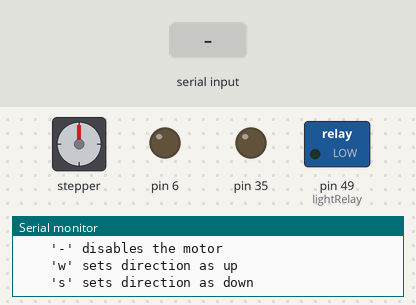
Recording of a sketch running on a simulated Arduino Mega 2560, built with avr-gcc and run on an emulated ATmega2560. On the bench: stepper motor, switched loads named in the sketch (green lamp = pin HIGH), output pins drawn as LEDs (lit = HIGH), the last lines printed to the serial monitor. Wiring (inferred from the names in the program): stepper motor driver (200 steps per turn assumed): step pin 11; direction pin 10; enable pin 12. The inputs (shaded band) are chosen by the test bench. The modem accepts every AT command (registered, SIM ready, sends succeed) and sends nothing else; pins used as bus, display or sensor lines are not drawn.

Above: at 1.3 s.
1.4 s: "+" received over Serial
At 1.55 s:
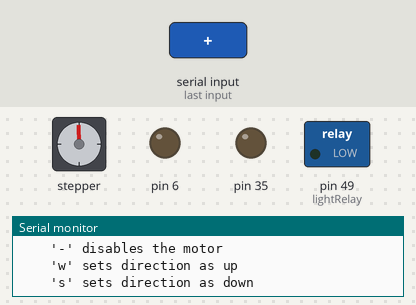
At 2.15 s:
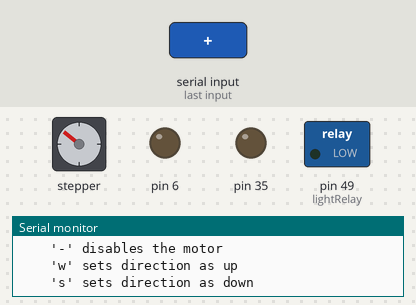
4.4 s: "0" received over Serial
At 4.55 s:
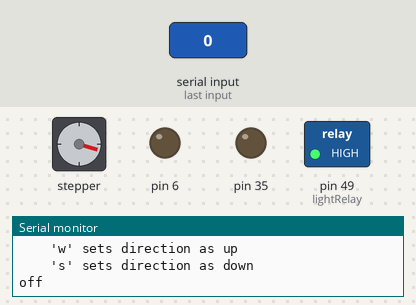
7.4 s: byte 54 ('6') received over Serial
10.4 s: byte 55 ('7') received over Serial
13.4 s: byte 56 ('8') received over Serial
16.4 s: byte 99 ('c') received over Serial
At 16.55 s:
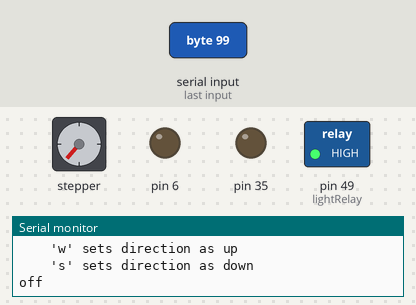
Timing chart, 0 to 32.3 s (numbered marks = the images above; inputs shaded):
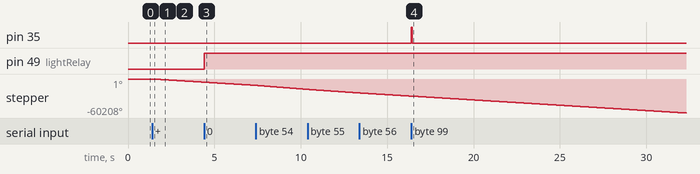

Measured:
- after the input at 1.4 s, stepper: keeps turning counter-clockwise at about 1883°/s, starting at once
- after the input at 4.4 s, pin 49 (lightRelay): LOW → HIGH at once
- after the input at 16.4 s, pin 35: LOW → HIGH at once, → LOW 0.05 s later

The sketch:

MashUp.ino
```cpp
 //{----------------------Libraries ---------------------------------------------------

//libraries for temperature sensor
#include <OneWire.h>
#include <DallasTemperature.h>

//libraries for EC sensor
#include "DFRobot_EC.h"
#include <EEPROM.h>

//library for talking to wifi module over serial without disrupting serial to arduino. This is needed for using Arduino Uno
//#include <SoftwareSerial.h>
//}

//{----------------------------SENSORS & WIFI-------------------------------------------------

//pins for software serial connection, again, only for Arduino Uno
//#define RX 10
//#define TX 11

//pin for temperature sensor
#define ONE_WIRE_BUS 7

//info for pH probe
#define pHPin A0

//Pin for EC probe
#define ECPIN A1

//info for wifi module
String AP = "aquabot";       // SSID Name
String PASS = "roboponics"; // Network Password
String API = "O46TGAFOY3QTK7GK"; //Get this from ThingSpeak.com
String HOST = "api.thingspeak.com";
String PORT = "80";
String Temperature = "field1"; //This can be configured on ThingSpeak.com
String pH = "field2";
String EC = "field3";
//SoftwareSerial esp8266(RX,TX); //Needed for Arduino Uno

//This is used for establishing communication with the ec sensor
DFRobot_EC ec;

// Setup a oneWire instance to communicate with any OneWire devices
OneWire oneWire(ONE_WIRE_BUS);

// Pass our oneWire reference to Dallas Temperature.
DallasTemperature sensors(&oneWire);

//variables for communicating with the wifi module
int countTrueCommand;
int countTimeCommand;
boolean found = false;
//}

//{-----------------------------STEPPER-----------------------------------------------------------------

//The motor is controlled through these 3 pins
int PUL=11; //define Pulse pin
int DIR=10; //define Direction pin
int ENA=12; //define Enable Pin

//The delayTime is the time (in microseconds) between steps
int delayTime = 800; //between 0 and 32767
//pulseWidth is the time (in microseconds) it waits for the motor to make a step
int pulseWidth = 50; //this should be kept constant
//}

//{------------------------------TIME---------------------------------------------------------------------------------------------------------------
unsigned long timeNow = 0;
unsigned long timeLast = 0;

//Time start Settings:

int startingHour = 10; // set your starting hour here, not below at int hour. This ensures accurate daily correction of time
int seconds = 0;
int minutes = 55;
int hours = startingHour;
int days = 0;

//Accuracy settings

int dailyErrorFast = 0; // set the average number of milliseconds your microcontroller's time is fast on a daily basis
int dailyErrorBehind = 0; // set the average number of milliseconds your microcontroller's time is behind on a daily basis

int correctedToday = 1; // do not change this variable, one means that the time has already been corrected today for the error in your boards crystal. This is true for the first day because you just set the time when you uploaded the sketch.
//}

//{------------------------LIGHTS---------------------------------------------------------------------------------------------------
//Time setting for Lights
int hourLightsOn = 7; //this is 24 hour time
int minuteLightsOn = 0;
int hourLightsOff = 1; //this is 24 hour time
int minuteLightsOff = 0;

//Pin Definitions
const int lightRelay = 49;
//}

//{----------------------SETUP-----------------------------------------------------------------------------
void setup() {
	Serial.begin(9600);
	Serial2.begin(115200); //Change Serial2 to ESP8266 for Arduino Uno throughout code

	Serial.println("Connecting to Access Point");
	sendCommand("AT",5,"OK");
	sendCommand("AT+CWMODE=1",5,"OK");
	sendCommand("AT+CWJAP=\""+ AP +"\",\""+ PASS +"\"",20,"OK");


	pinMode(lightRelay,OUTPUT);
	digitalWrite(lightRelay,LOW); //turn lights on

	Serial.println("Serial Commands");
	Serial.println("    '0' turns lights off");
	Serial.println("    '1' turns lights on");

	pinMode (PUL, OUTPUT);
	pinMode (DIR, OUTPUT);
	pinMode (ENA, OUTPUT);

	//this is for adding a button
	pinMode (6, OUTPUT);
	pinMode(5,INPUT_PULLUP);
	digitalWrite(6,LOW);

  pinMode(35,OUTPUT);
  digitalWrite(35,LOW);

	digitalWrite(ENA,HIGH) ; //pull low to enable the motor
  digitalWrite(4,HIGH);

	ec.begin();
	sensors.begin(); //this is the one wire bus that can connect more sensors

	Serial.println("Serial Commands for Stepper Control:");
	Serial.println("    '+' enables the motor");
	Serial.println("    '-' disables the motor");
	Serial.println("    'w' sets direction as up");
	Serial.println("    's' sets direction as down");
}

//}

//{-------------------LOOP----------------------------------------------------------------
void loop() {
	handleSerial();
	updateTime();
	checkLights();
	handleSerial();
	//detectCollision();
	stepMotor();

	/*
	float tempData = getTempData();
	Serial.println("Temperature reading is " + String(tempData) + " degrees Celsius.");

	handleSerial();

	float pHData = getpHData(pHPin);
	Serial.println("pH reading is " + String(pHData));

	handleSerial();

	float ECData = getECData(tempData, ECPIN);
	Serial.println("EC reading is " + String(ECData) + " ms/cm");
*/
	handleSerial();

	/*
	uploadToThingSpeak(tempData, Temperature,API,HOST);
	uploadToThingSpeak(pHData,pH,API,HOST);
	uploadToThingSpeak(ECData,EC,API,HOST);
	*/
}

//}

//---------------FUNCTION DEFINTIONS--------------------------------------------
void checkLights() {
  if (hours == hourLightsOn && minutes == minuteLightsOn) {
    digitalWrite(lightRelay,LOW); //turn lights on
  }

  if (hours == hourLightsOff && minutes == minuteLightsOff) {
    digitalWrite(lightRelay,HIGH); //turn lights off
  }
}

void updateTime(){
  timeNow = millis()/1000; // the number of milliseconds that have passed since boot
  seconds = timeNow - timeLast;//the number of seconds that have passed since the last time 60 seconds was reached.

  if (seconds == 60) {
    timeLast = timeNow;
    minutes = minutes + 1;
  }

  //if one minute has passed, start counting milliseconds from zero again and add one minute to the clock.

  if (minutes == 60){
    minutes = 0;
    hours = hours + 1;
  }

  // if one hour has passed, start counting minutes from zero and add one hour to the clock

  if (hours == 24){
    hours = 0;
    days = days + 1;
    }

    //if 24 hours have passed , add one day

  if (hours ==(24 - startingHour) && correctedToday == 0){
    delay(dailyErrorFast*1000);
    seconds = seconds + dailyErrorBehind;
    correctedToday = 1;
  }

  //every time 24 hours have passed since the initial starting time and it has not been reset this day before, add milliseconds or delay the progran with some milliseconds.
  //Change these varialbes according to the error of your board.
  // The only way to find out how far off your boards internal clock is, is by uploading this sketch at exactly the same time as the real time, letting it run for a few days
  // and then determine how many seconds slow/fast your boards internal clock is on a daily average. (24 hours).

  if (hours == 24 - startingHour + 2) {
    correctedToday = 0;
  }

  //let the sketch know that a new day has started for what concerns correction, if this line was not here the arduiono
  // would continue to correct for an entire hour that is 24 - startingHour.


  //Serial.print("The time is:           ");
  //Serial.print(days);
	//Serial.print(":");
  //Serial.print(hours);
  //Serial.print(":");
  //Serial.print(minutes);
  //Serial.print(":");
  //Serial.println(seconds);
}


void stepMotor(){
	digitalWrite(PUL,HIGH);
	delayMicroseconds(pulseWidth);
	digitalWrite(PUL,LOW);
	delayMicroseconds(delayTime);
}

void detectCollision() {
	if (digitalRead(5) == LOW) {
		Serial.println("object detected!");
		digitalWrite(DIR, !digitalRead(DIR));
		while (digitalRead(5) == LOW){
			stepMotor();
		}
		Serial.println("object cleared!");
		Serial.println();
	}
}


//-------------------getTempData()-------------------------------------------------------
float getTempData(){
	//Serial.println("requesting temperature...");
	sensors.requestTemperatures();
	float temp = sensors.getTempCByIndex(0);
	Serial.println("Temperature is " + String(temp) + " degrees Celsius.");
	return temp;
}

//------------------getpHData()---------------------------------------------------------
float getpHData(const int pHPin) {
  return 7.0;
}
//------------------getECData()---------------------------------------------------------
float getECData(float temperature, int EC_PIN) {
	float voltage,ecValue = 668;
	static unsigned long timepoint = millis();
    voltage = analogRead(EC_PIN)/1024.0*5000;   // read the voltage
    ecValue =  ec.readEC(voltage,temperature);  // convert voltage to EC with temperature compensation
    ec.calibration(voltage,temperature);          // calibration process by Serail CMD
	return ecValue;
}

//----------------sendCommand-----------------------------------------------------------
void sendCommand(String command, int maxTime, char readReplay[]) {

	//Serial.print(countTrueCommand);
	//Serial.print(". at command => ");
	//Serial.print(command);
	//Serial.print(" ");
	while(countTimeCommand < (maxTime*1))
	{
		Serial2.println(command);//at+cipsend
		if(Serial2.find(readReplay))//ok
		{
			found = true;
			break;
		}

		countTimeCommand++;
	}

	if(found == true)
	{
		//Serial.println("OYI");
		countTrueCommand++;
		countTimeCommand = 0;
	}

	if(found == false)
	{
		//Serial.println("Fail");
		countTrueCommand = 0;
		countTimeCommand = 0;
	}

	found = false;
}

//----------------uploadToThingSpeak-----------------------------------------------------------

bool uploadToThingSpeak(int sensorValue, String field, String API, String HOST) {
	//This (below) will help understand the AT Commands, use a serial monitor to send commands directly to ESP8266
	//https://room-15.github.io/blog/2015/03/26/esp8266-at-command-reference/#AT+CIPSEND

	String getData = "GET /update?api_key="+ API +"&"+ field +"="+String(sensorValue);
	sendCommand("AT+CIPMUX=1",5,"OK"); //enables multiple connections (MAX 4)
	sendCommand("AT+CIPSTART=0,\"TCP\",\""+ HOST +"\","+ PORT,15,"OK"); //connects to the ThingSpeak server
	sendCommand("AT+CIPSEND=0," +String(getData.length()+4),4,">"); //sends length of data to be sent
	Serial2.println(getData);delay(1500);countTrueCommand++; //this actually sends the data
	sendCommand("AT+CIPCLOSE=0",5,"OK"); //closes connection
}

//----------------handleSerial-----------------------------------------------------------

void handleSerial() {
  while (Serial.available() > 0) {
    char incomingCharacter = Serial.read();
    switch (incomingCharacter) {
      case '0':
        digitalWrite(lightRelay,HIGH);
        Serial.println("off");
        digitalWrite(13,LOW);
        break;

    case '1':
		digitalWrite(lightRelay,LOW);
		Serial.println("on");
		digitalWrite(13,HIGH);
		break;

	case 'w':
		digitalWrite(DIR,HIGH); //up
		break;
	case 's':
		digitalWrite(DIR,LOW); //down
		break;
	case '-':
		digitalWrite(ENA,HIGH); //turn off
		break;
	case '+':
		digitalWrite(ENA,LOW); //turn on
		break;
	case '2':
		delayTime =200;
		break;
	case '3':
		delayTime =300;
		break;
	case '4':
		delayTime =400;
		break;
	case '5':
		delayTime =500;
		break;
	case '6':
		delayTime =600;
		break;
	case '7':
		delayTime = 700;
		break;
	case '8':
		delayTime = 800;
		break;
  case 'c':
    digitalWrite(35,HIGH);
    delay(50);
    digitalWrite(35,LOW);
    break;
    }
  }
}
```
